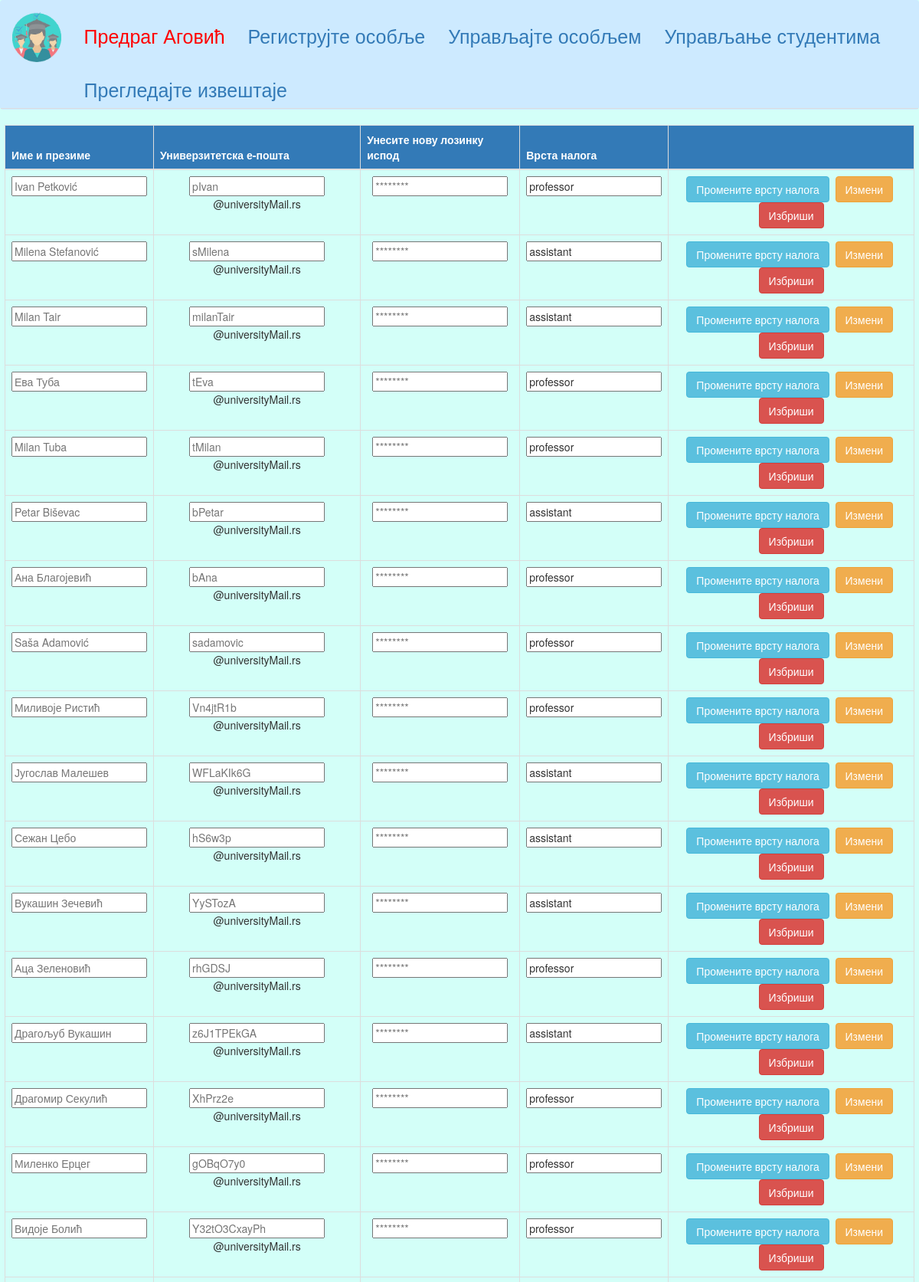
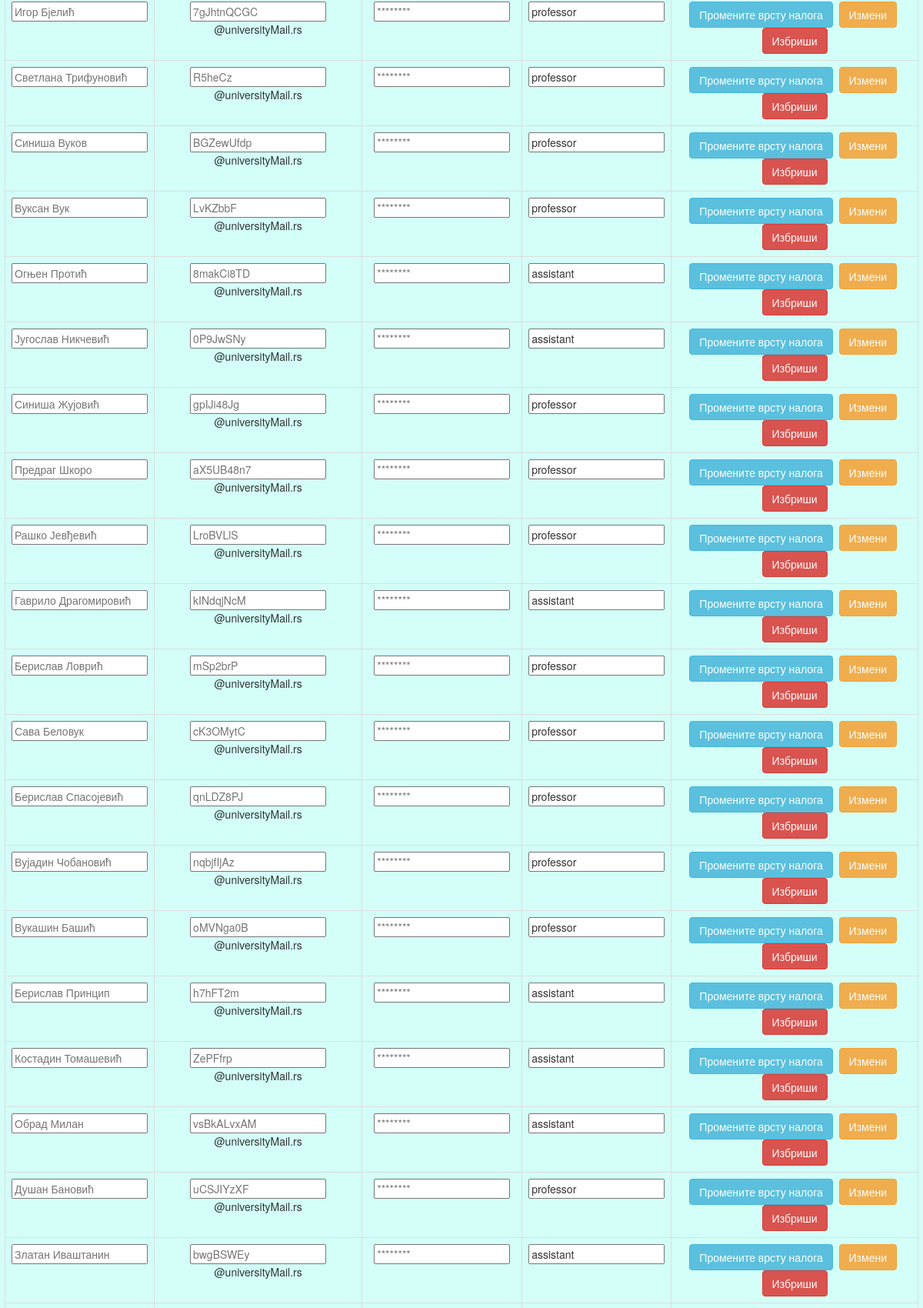
The page /index.php?language=serbianCyrilic&page=staff_management (signed in, upper part) on the database its author committed (2 pictures, top to bottom).
### tables this page shows
CREATE TABLE `staff` (
  `staff_id` int(10) UNSIGNED NOT NULL,
  `name_surname` varchar(128) NOT NULL,
  `email` varchar(128) NOT NULL,
  `password_hash` varchar(128) NOT NULL,
  `role` enum('admin','assistant','professor') NOT NULL
);

### index.php (the view, shortened to what this page needs)
<!DOCTYPE html>
<html>
    <head>
        <link rel="stylesheet" href="https://maxcdn.bootstrapcdn.com/bootstrap/3.4.1/css/bootstrap.min.css">
    </head>
    <body style="background-color: #d3fff8;">
        <?php
            require DIR_CORE . "/database_connection.php";
            $xml = @simplexml_load_file(DIR_LANGUAGES . "/{$_SESSION["language"]}.xml") or die(file_get_contents("error404.html"));
            echo initiateHeader($xml);
            if($_SESSION["loggedInAs"] === "professor"){
                switch($_SESSION["page"]){
                    case "teaching_subject_management": echo initiateProfessorPage1($xml, $conn); break;
                    case "add_new_subject": echo initiateProfessorPage2($xml, $conn); break;
                    case "professor_reports": echo initiateProfessorPage3($xml, $conn); break;
                    default: echo file_get_contents("error404.html"); break;
                }
            }
            else if($_SESSION["loggedInAs"] === "assistant"){
                switch($_SESSION["page"]){
                    case "teaching_exercises": echo initiateAssistantPage1($xml, $conn); break;
                    case "exercises_reports": echo initiateAssistantPage2($xml, $conn); break;
                    default: echo file_get_contents("error404.html"); break;
                }
            }
            else if($_SESSION["loggedInAs"] === "admin"){
                switch($_SESSION["page"]){
                    case "staff_management": echo initiateAdminPage2($xml, $conn); break;
                }
            }
            else {
                switch(@$_SESSION["page"]){
                    case "login": echo initiateLoginPage($xml); break;
                    case "admin_access": echo initiateAdminAccessPage($xml, $conn); break;
                    default: echo file_get_contents("error404.html"); break;
                }
            }
        ?>
    </body>
</html>
<?php
    function initiateHeader($xml){
        $header = file_get_contents(DIR_TEMPLATES . "/header.html");
        $links = "";
        $pageName = "";
        $linkID = 1;
        $logoutHref = DIR_CORE . '/logout.php';
        if($_SESSION["loggedInAs"] === null)
            $pageName = "home";
        else {
            $pageName = $_SESSION["loggedInAs"];
            $links .= "<a class='navbar-brand mr-2 mr-md-2' style='font-size: 25px !important; margin-top: 0.8em; color: red;'
                            href={$logoutHref} class=''>". $_SESSION['loggedInUser'] . "</a>";
        }
        do {
            $links .= "
                <a class='navbar-brand mr-2 mr-md-2'
                style='font-size: 25px !important; margin-top: 0.8em;'
                href='index.php?language={$_SESSION["language"]}&page={$xml->navigation->{$pageName . "Page"}->{"link" . $linkID}->href[0]}'>
                {$xml->navigation->{$pageName . "Page"}->{"link" . $linkID}->name[0]}</a>
            ";
            $linkID++;
        } while(isset($xml->navigation->{$pageName . "Page"}->{"link" . $linkID}));
        $header = str_replace("{IMAGE_SRC}", DIR_MISCELLANEOUS . "/logo.png", $header);
        $header = str_replace("{LINKS}", $links, $header);
        return $header;
    }
    function initiateAdminPage2($xml,$conn){
        $page_context = file_get_contents(DIR_TEMPLATES . "/staffManagement.html");
        $page_context = str_replace("{FORM_ACTION}", DIR_CORE . "/staff_managment.php", $page_context);
        $page_context = str_replace("{NS_TITLE}",$xml->registrationPage->nameSurname[0], $page_context);
        $page_context = str_replace("{EMAIL_TITLE}",$xml->registrationPage->email[0], $page_context);
        $page_context = str_replace("{PASSWORD_TITLE}",$xml->adminPage->passwordTitle[0], $page_context);
        $page_context = str_replace("{ROLE_TITLE}",$xml->adminPage->roleTitle[0], $page_context);
        $tBody = "";
        $data = $conn->query("SELECT * FROM staff WHERE NOT staff_id = 1");
        while($staff_member = $data->fetch_assoc()){
            $email = explode("@",$staff_member["email"])[0];
            $tBody .= "
                <tr>
                    <td><input type='text' id='newNS_{$staff_member['staff_id']}' name='newNS_{$staff_member['staff_id']}' placeholder='{$staff_member['name_surname']}'></td>
                    <td><input type='text' id='newUE_{$staff_member['staff_id']}' name='newUE_{$staff_member['staff_id']}' placeholder='{$email}'></input>@universityMail.rs</td>
                    <td><input type='password' id='newPASS_{$staff_member['staff_id']}' name='newPASS_{$staff_member['staff_id']}' placeholder='********'></input></td>
                    <td><input type='text' id='oldRole_{$staff_member['staff_id']}' name='oldRole_{$staff_member["staff_id"]}' value='{$staff_member["role"]}' readonly></input></td>
                    <td>
                        <input type='submit' id='switchRole_{$staff_member['staff_id']}' name='switchRole_{$staff_member['staff_id']}' class='btn btn-info' value='{$xml->adminPage->switchRoleBtn[0]}'></input>&nbsp;
                        <input type='submit' id='edit_{$staff_member['staff_id']}' name='edit_{$staff_member['staff_id']}' class='btn btn-warning' value='{$xml->adminPage->editBtn[0]}'></input>&nbsp;
                        <input type='submit' id='delete_{$staff_member['staff_id']}' name='delete_{$staff_member['staff_id']}'class='btn btn-danger' value='{$xml->adminPage->deleteBtn[0]}'></input>
                    </td>
                </tr>
            ";
        }
        $page_context = str_replace("{tBody}",$tBody, $page_context);
        return $page_context;
    }
?>

### rows shown on the page
staff: name_surname "Ivan Petković", email "pIvan", role "professor"
staff: name_surname "Milena Stefanović", email "sMilena", role "assistant"
staff: name_surname "Milan Tair", email "milanTair", role "assistant"
staff: name_surname "Ева Туба", email "tEva", role "professor"
staff: name_surname "Milan Tuba", email "tMilan", role "professor"
staff: name_surname "Petar Biševac", email "bPetar", role "assistant"
staff: name_surname "Ана Благојевић", email "bAna", role "professor"
staff: name_surname "Saša Adamović", email "sadamovic", role "professor"
staff: name_surname "Миливоје Ристић", email "Vn4jtR1b", role "professor"
staff: name_surname "Југослав Малешев", email "WFLaKIk6G", role "assistant"
staff: name_surname "Сежан Цебо", email "hS6w3p", role "assistant"
staff: name_surname "Вукашин Зечевић", email "YySTozA", role "assistant"
staff: name_surname "Аца Зеленовић", email "rhGDSJ", role "professor"
staff: name_surname "Драгољуб Вукашин", email "z6J1TPEkGA", role "assistant"
staff: name_surname "Драгомир Секулић", email "XhPrz2e", role "professor"
staff: name_surname "Миленко Ерцег", email "gOBqO7y0", role "professor"
staff: name_surname "Видоје Болић", email "Y32tO3CxayPh", role "professor"
staff: name_surname "Игор Бјелић", email "7gJhtnQCGC", role "professor"
staff: name_surname "Светлана Трифуновић", email "R5heCz", role "professor"
staff: name_surname "Синиша Вуков", email "BGZewUfdp", role "professor"
staff: name_surname "Вуксан Вук", email "LvKZbbF", role "professor"
staff: name_surname "Огњен Протић", email "8makCi8TD", role "assistant"
staff: name_surname "Југослав Никчевић", email "0P9JwSNy", role "assistant"
staff: name_surname "Синиша Жујовић", email "gpIJi48Jg", role "professor"
staff: name_surname "Предраг Шкоро", email "aX5UB48n7", role "professor"
staff: name_surname "Рашко Јевђевић", email "LroBVLlS", role "professor"
staff: name_surname "Гаврило Драгомировић", email "kINdqjNcM", role "assistant"
staff: name_surname "Берислав Ловрић", email "mSp2brP", role "professor"
staff: name_surname "Сава Беловук", email "cK3OMytC", role "professor"
staff: name_surname "Берислав Спасојевић", email "qnLDZ8PJ", role "professor"
staff: name_surname "Вујадин Чобановић", email "nqbjfIjAz", role "professor"
staff: name_surname "Вукашин Башић", email "oMVNga0B", role "professor"
staff: name_surname "Берислав Принцип", email "h7hFT2m", role "assistant"
staff: name_surname "Костадин Томашевић", email "ZePFfrp", role "assistant"
staff: name_surname "Обрад Милан", email "vsBkALvxAM", role "assistant"
staff: name_surname "Душан Бановић", email "uCSJIYzXF", role "professor"
staff: name_surname "Златан Иваштанин", email "bwgBSWEy", role "assistant"

### other values the page prints
$_SESSION['loggedInUser'] "Предраг Аговић"
$xml->navigation->{$pageName . "Page"}->{"link" . $linkID}->name[0] "Региструјте особље"
$xml->navigation->{$pageName . "Page"}->{"link" . $linkID}->name[0] "Управљајте особљем"
$xml->navigation->{$pageName . "Page"}->{"link" . $linkID}->name[0] "Управљање студентима"
$xml->navigation->{$pageName . "Page"}->{"link" . $linkID}->name[0] "Прегледајте извештаје"
initiateAdminPage2($xml, $conn) "Име и презиме Универзитетска е-пошта Унесите нову лозинку испод Врста налога"
